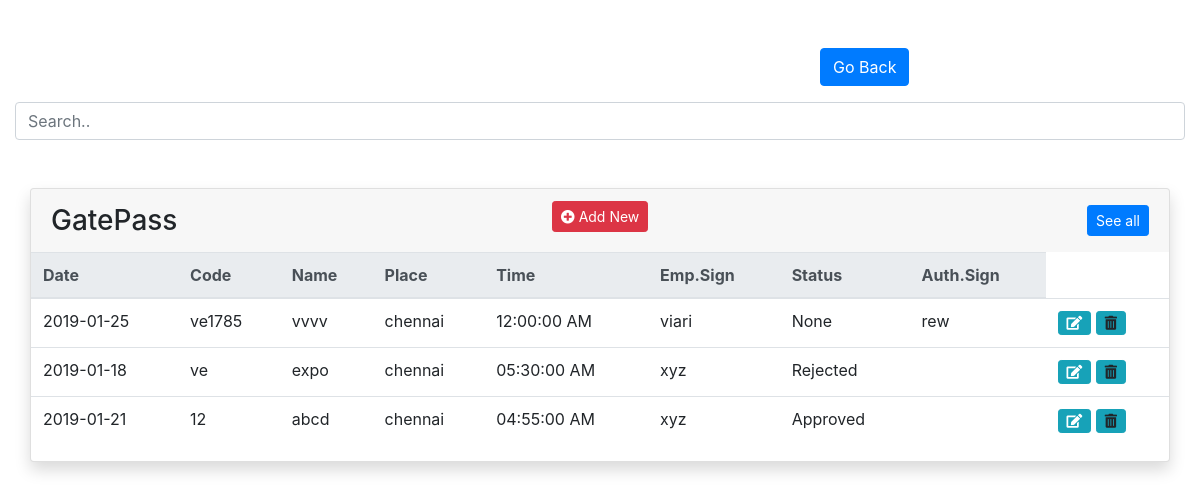
Screenshot of /gatepass.php with the database file from the repository.
### tables this page shows
CREATE TABLE `gatepass` (
  `id` int(50) NOT NULL,
  `date` date NOT NULL,
  `code` varchar(100) NOT NULL,
  `name` varchar(200) NOT NULL,
  `place` varchar(200) NOT NULL,
  `time` time NOT NULL,
  `emp_sign` varchar(200) NOT NULL,
  `status` varchar(200) NOT NULL,
  `auth_sign` varchar(300) NOT NULL
);

### gatepass.php (the view, shortened to what this page needs)
<?php
    include('config.php');
    $result = $db->query('SELECT id,date,code,name,place,TIME_FORMAT(time, "%r")time,emp_sign,status,auth_sign FROM gatepass ORDER BY id DESC');
    $data_record = $result->num_rows;
?>
<html>
<head>
   <link rel="stylesheet" href="https://maxcdn.bootstrapcdn.com/bootstrap/4.2.1/css/bootstrap.min.css">
   <link rel="stylesheet" href="https://use.fontawesome.com/releases/v5.6.3/css/all.css">
</head>
<body>
<br/><br/>
<div class="row">
      <div class="col-md-4"></div>
      <div class="col-md-4"> <h2> </h2></div>
      <div class="col-md-4">
		 <a href ="http://192.168.0.64/viaridash/" class="btn btn-primary back">Go Back</a>
      </div>
  </div>
 <div class="container-fluid mt--7">
  <input class="form-control" id="myInput" type="text" placeholder="Search..">
    <div class="container-fluid mt--7">
      <div class="row mt-5">
        <div class="col-xl-12 mb-5 mb-xl-0">
          <div class="card shadow">
            <div class="card-header border-0">
              <div class="row align-items-center">
                <div class="col">
                  <h3 class="mb-0">GatePass</h3>
                </div>
				<h3><a data="page_0" class="model_form btn btn-sm btn-danger" href="#"><i class="fas fa-plus-circle"></i> Add New</a></h3>
                <div class="col text-right">
                  <a href="#!" class="btn btn-sm btn-primary">See all</a>
                </div>
              </div>
            </div>
            <div class="table-responsive">
              <table class="table align-items-center table-flush">
                <thead class="thead-light">
                  <tr>
                    <th scope="col">Date</th>
					<th scope="col">Code</th>
                    <th scope="col">Name</th>
                    <th scope="col">Place</th>
                    <th scope="col">Time</th>
					<th scope="col">Emp.Sign</th>
					<th scope="col">Status</th>
					<th scope="col">Auth.Sign</th>
                  </tr>
                </thead>
				<tbody id="myTable">
                <?php if(isset($result) && ($data_record) > 0)  : $i=1; ?>
                    <?php  while ($users = mysqli_fetch_object($result)) { ?>
                        <tr class="<?=$users->id?>_del">
                            <td><?=$users->date;?></td>
                            <td><?=$users->code;?></td>
                            <td><?=$users->name;?></td>
                            <td><?=$users->place;?></td>
                            <td><?=$users->time;?></td>
                            <td><?=$users->emp_sign;?></td>
							<td><?=$users->status;?></td>
							<td><?=$users->auth_sign;?></td>
                            <td><a data="<?php echo 'page_'.$users->id ?>" class="model_form btn btn-info btn-sm" href="#"> <span> <i class="fas fa-edit"></i></span></a>
                            <a data="<?php echo  $users->id ?>" title="Delete <?php echo $users->date;?>" class="tip delete_check btn btn-info btn-sm "><span> <i class="fas fa-trash-alt"></i></span> </a>
                            </td>
                        </tr>
                <?php $i++; } ?>
            <?php else : echo '<tr><td colspan="8"><div align="center">-------No record found -----</div></td></tr>'; ?>
           <?php endif; ?>
            </tbody>
              </table>
    </div>
	</div>
            </div>
          </div>
		  <br/>
        </div>
      </div>
   <link href="./assets/vendor/@fortawesome/fontawesome-free/css/all.min.css" rel="stylesheet">

### rows the page displays
gatepass: date "2019-01-25", code "ve1785", name "vvvv", place "chennai", time "12:00:00 AM", emp_sign "viari", status "None", auth_sign "rew"
gatepass: date "2019-01-18", code "ve", name "expo", place "chennai", time "05:30:00 AM", emp_sign "xyz", status "Rejected"
gatepass: date "2019-01-21", code "12", name "abcd", place "chennai", time "04:55:00 AM", emp_sign "xyz", status "Approved"
